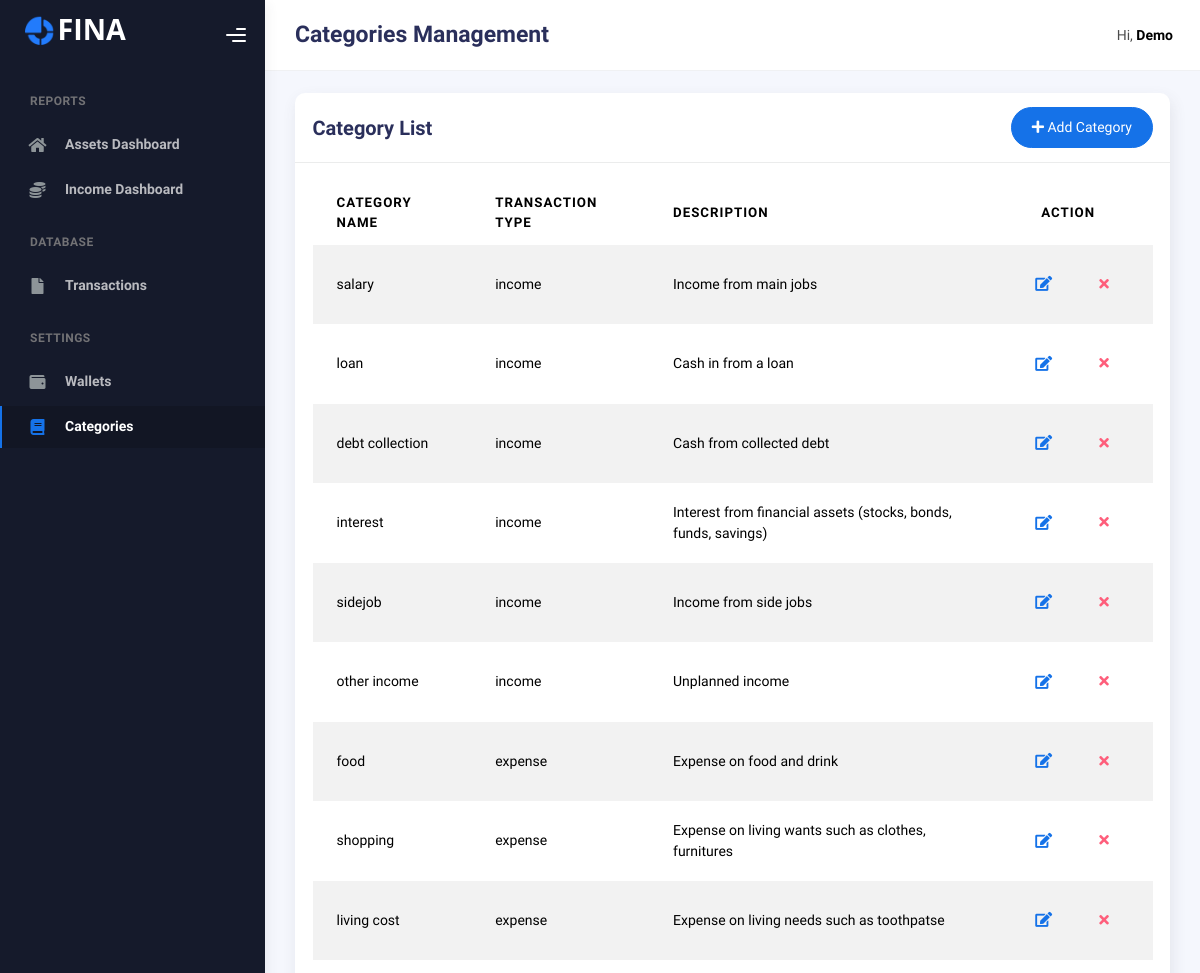
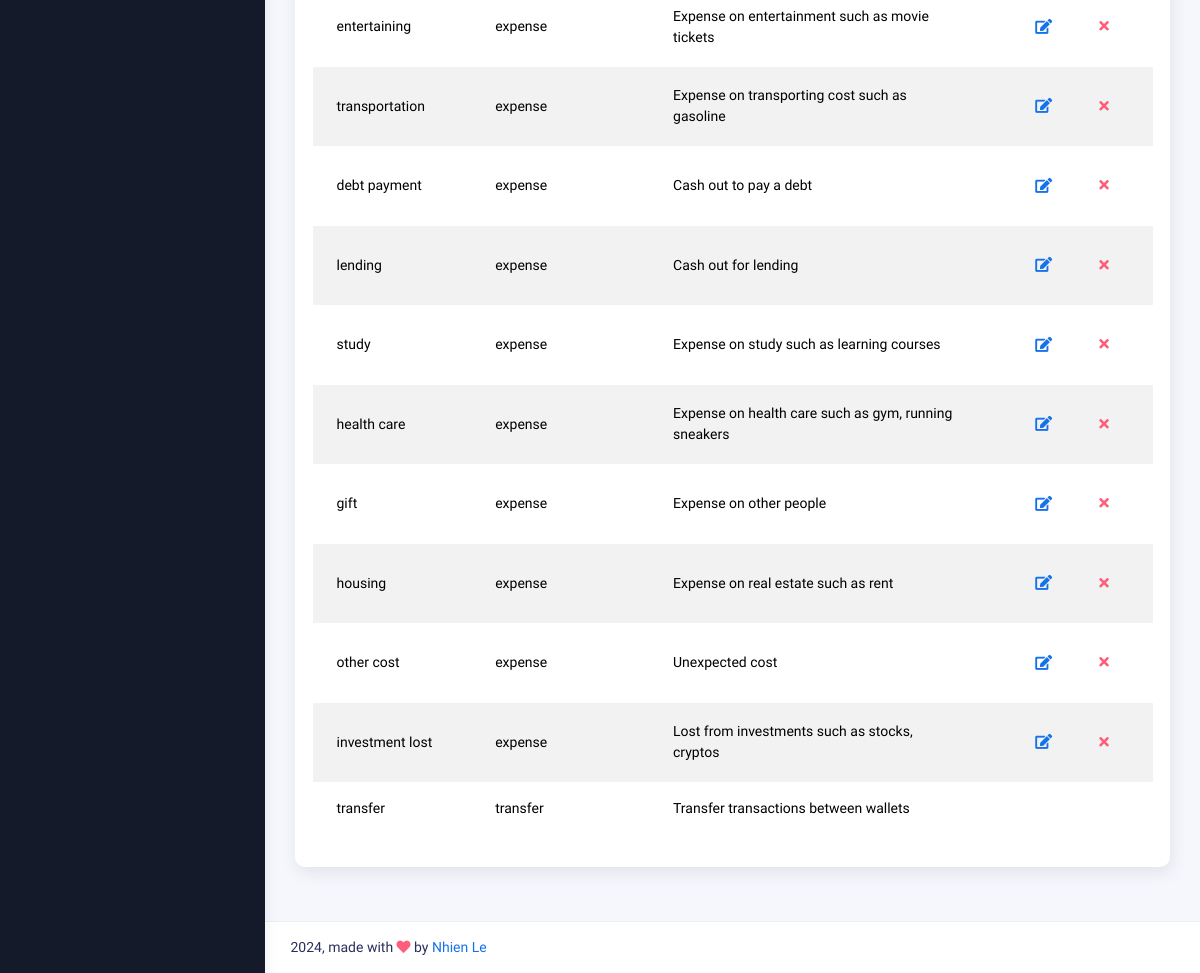
Page /categories (signed in) on the committed database (2 pictures, top to bottom).
### app/models.py (models this page shows)
class User(Base):
    __tablename__ = "users"
    id = Column(Integer, primary_key=True, index=True)
    username = Column(String, index=True)
    fullname = Column(String)
    email = Column(String, unique=True, index=True)
    hashed_password = Column(String)
    currency = Column(String)
    is_active = Column(Boolean, default=1)
    registered_date = Column(DateTime, default=datetime.now)
    updated_date = Column(DateTime, default=datetime.now, onupdate=datetime.now)
    wallets = relationship("Wallet", back_populates="user", cascade="all, delete-orphan")
    categorys = relationship("Category", back_populates="user", cascade="all, delete-orphan")
    transactions = relationship("Transaction", back_populates="user", cascade="all, delete-orphan")

class Category(Base):
    __tablename__ = "categories"
    id = Column(Integer, primary_key=True, index=True)
    user_id = Column(Integer, ForeignKey("users.id"))
    transaction_type_id = Column(Integer, ForeignKey("transaction_types.id"))
    category_name = Column(String)
    description = Column(String)
    created_date = Column(DateTime, default=datetime.now)
    user = relationship("User", back_populates="categorys")
    transaction_type = relationship("TransactionType", back_populates="category")
    transaction = relationship("Transaction", back_populates="category", cascade="all, delete-orphan")

class TransactionType(Base):
    __tablename__ = "transaction_types"
    id = Column(Integer, primary_key=True, index=True)
    transaction_type_name = Column(String)
    category = relationship("Category", back_populates="transaction_type")

### main.py (the view)
@app.get('/categories')
async def get_categories(request: Request, db: Session = Depends(get_db)):
    user_id = request.cookies.get("user_id")
    username = crud.get_user(db, user_id=user_id).fullname
    categories = crud.get_categories(db, user_id=user_id)
    transaction_types = crud.get_transaction_types(db, ie=True)
    return templates.TemplateResponse('categories.html',
                                      {'request': request,
                                       'username': username,
                                       'categories': categories,
                                       'transaction_types': transaction_types})

### templates/categories.html (shortened to what this page needs)
{% extends "layout.html" %}
{% block pagename %}Categories Management{% endblock %}
{% block inner %}
<div class="col-md-12">
    <div class="card">
        <div class="card-header">
            <div class="d-flex align-items-center">
                <h4 class="card-title">Category List</h4>
                <button class="btn btn-primary btn-round ms-auto" data-bs-toggle="modal" data-bs-target="#addRowModal"
                    id="addRowButton">
                    <i class="fa fa-plus"></i>
                    Add Category
                </button>
            </div>
        </div>
        <div class="card-body">
            <div class="table-responsive">
                <table id="multi-filter-select" class="display table table-striped table-hover">
                    <thead>
                        <tr>
                            <th>Category name</th>
                            <th>Transaction type</th>
                            <th>Description</th>
                            <th style="text-align:center">Action</th>
                        </tr>
                    </thead>
                    <tbody>
                        {% for category in categories %}
                        <tr>
                            <td>{{ category.category_name }}</td>
                            <td>{{ category.transaction_type.transaction_type_name }}</td>
                            <td>{{ category.description }}</td>
                            <td style="text-align:center">
                                {% if category.category_name != 'transfer' %}
                                <div class="form-button-action">
                                    <button type="button" data-bs-toggle="tooltip" title="Update"
                                        class="btn btn-link btn-primary btn-lg"
                                        onclick="openUpdateModal({{ category.id }},
                                                                '{{ category.category_name }}',
                                                                '{{ category.transaction_type_id }}',
                                                                '{{ category.description }}')">
                                        <i class="fa fa-edit"></i>
                                    </button>
                                    <button type="button" data-bs-toggle="tooltip" title="Remove"
                                    class="btn btn-link btn-danger" onclick="deleteCategory({{ category.id }})">
                                        <i class="fa fa-times"></i>
                                    </button>
                                </div>
                                {% endif %}
                            </td>
                        </tr>
                        {% endfor %}
                    </tbody>
                </table>
            </div>
        </div>
    </div>
</div>
{% endblock %}

### templates/layout.html (shortened to what this page needs)
<!DOCTYPE html>
<html lang="en">
  <head>
    <link rel="stylesheet" href="static/css/bootstrap.min.css" />
    <link rel="stylesheet" href="static/css/plugins.min.css" />
    <link rel="stylesheet" href="static/css/kaiadmin.min.css" />
  </head>
  <body {% if request.cookies.get("darkmode")=="dark" %}data-background-color="dark"{% endif %}>
    <div class="wrapper">
      <div class="sidebar" data-background-color="dark2">
        <div class="sidebar-logo">
          <div class="logo-header" data-background-color="dark2">
            <a href="asset.html" class="logo">
              <img
                src="static/img/logo3.svg"
                alt="navbar brand"
                class="navbar-brand"
                height="60"
              />
            </a>
            <div class="nav-toggle">
              <button class="btn btn-toggle toggle-sidebar">
                <i class="gg-menu-right"></i>
              </button>
            </div>
          </div>
        </div>
        <div class="sidebar-wrapper scrollbar scrollbar-inner">
          <div class="sidebar-content">
            <ul class="nav nav-primary">
              <li class="nav-section">
                <h4 class="text-section">REPORTS</h4>
              </li>
              <li class="nav-item {% if request.path == '/assets_dashboard' %}active{% endif %}">
                  <a href="/assets_dashboard">
                      <i class="fas fa-home"></i>
                      <p>Assets Dashboard</p>
                  </a>
              </li>
              <li class="nav-item {% if request.path == '/income_dashboard' %}active{% endif %}">
                  <a href="/income_dashboard">
                      <i class="fas fa-coins"></i>
                      <p>Income Dashboard</p>
                  </a>
              </li>
              <li class="nav-section">
                  <h4 class="text-section">DATABASE</h4>
              </li>
              <li class="nav-item {% if request.path == '/transactions' %}active{% endif %}">
                  <a href="/transactions">
                      <i class="fas fa-file"></i>
                      <p>Transactions</p>
                  </a>
              </li>
              <li class="nav-section">
                <h4 class="text-section">SETTINGS</h4>
              </li>
              <li class="nav-item {% if request.path == '/wallets' %}active{% endif %}">
                  <a href="/wallets">
                      <i class="fas fa-wallet"></i>
                      <p>Wallets</p>
                  </a>
              </li>
              <li class="nav-item {% if request.path == '/categories' %}active{% endif %}">
                  <a href="/categories">
                      <i class="fas fa-book"></i>
                      <p>Categories</p>
                  </a>
              </li>
            </ul>
          </div>
        </div>
      </div>
      <div class="main-panel">
        <div class="main-header">
          <nav
            class="navbar navbar-header navbar-header-transparent navbar-expand-lg border-bottom" {% if request.cookies.get("darkmode")=="dark" %}data-background-color="dark2"{% endif %}
          >
            <div class="container-fluid">
              <nav class="nav-item topbar-user dropdown hidden-caret">
                <h3 class="fw-bold mb-3" style="margin-bottom: 0 !important;">{% block pagename %}{% endblock %}</h3>
              </nav>
              <ul class="navbar-nav topbar-nav ms-md-auto align-items-center">
                <li class="nav-item topbar-user dropdown hidden-caret">
                  <a
                    class="dropdown-toggle profile-pic"
                    data-bs-toggle="dropdown"
                    href="#"
                    aria-expanded="false"
                  >
                    <span class="profile-username">
                      <span class="op-7">Hi,</span>
                      <span class="fw-bold">{{ username }}</span>
                    </span>
                  </a>
                </li>
              </ul>
            </div>
          </nav>
        </div>
        <div class="container">
          <div class="page-inner">
            {% block inner %}
            {% endblock %}
          </div>
        </div>
        <footer class="footer">
          <div class="container-fluid d-flex justify-content-between">
            <div class="copyright">
              2024, made with <i class="fa fa-heart heart text-danger"></i> by
              <a href="http://www.nhienle.com">Nhien Le</a>
            </div>
          </div>
        </footer>
      </div>
    </div>
  </body>
</html>

### rows in the picture
User: fullname "Demo"
Category: category_name "salary", transaction_type.transaction_type_name "income", description "Income from main jobs"
Category: category_name "loan", transaction_type.transaction_type_name "income", description "Cash in from a loan"
Category: category_name "debt collection", transaction_type.transaction_type_name "income", description "Cash from collected debt"
Category: category_name "interest", transaction_type.transaction_type_name "income", description "Interest from financial assets (stocks, bonds, funds, savings)"
Category: category_name "sidejob", transaction_type.transaction_type_name "income", description "Income from side jobs"
Category: category_name "other income", transaction_type.transaction_type_name "income", description "Unplanned income"
Category: category_name "food", transaction_type.transaction_type_name "expense", description "Expense on food and drink"
Category: category_name "shopping", transaction_type.transaction_type_name "expense", description "Expense on living wants such as clothes, furnitures"
Category: category_name "living cost", transaction_type.transaction_type_name "expense", description "Expense on living needs such as toothpatse"
Category: category_name "entertaining", transaction_type.transaction_type_name "expense", description "Expense on entertainment such as movie tickets"
Category: category_name "transportation", transaction_type.transaction_type_name "expense", description "Expense on transporting cost such as gasoline"
Category: category_name "debt payment", transaction_type.transaction_type_name "expense", description "Cash out to pay a debt"
Category: category_name "lending", transaction_type.transaction_type_name "expense", description "Cash out for lending"
Category: category_name "study", transaction_type.transaction_type_name "expense", description "Expense on study such as learning courses"
Category: category_name "health care", transaction_type.transaction_type_name "expense", description "Expense on health care such as gym, running sneakers"
Category: category_name "gift", transaction_type.transaction_type_name "expense", description "Expense on other people"
Category: category_name "housing", transaction_type.transaction_type_name "expense", description "Expense on real estate such as rent"
Category: category_name "other cost", transaction_type.transaction_type_name "expense", description "Unexpected cost"
Category: category_name "investment lost", transaction_type.transaction_type_name "expense", description "Lost from investments such as stocks, cryptos"
Category: category_name "transfer", transaction_type.transaction_type_name "transfer", description "Transfer transactions between wallets"
